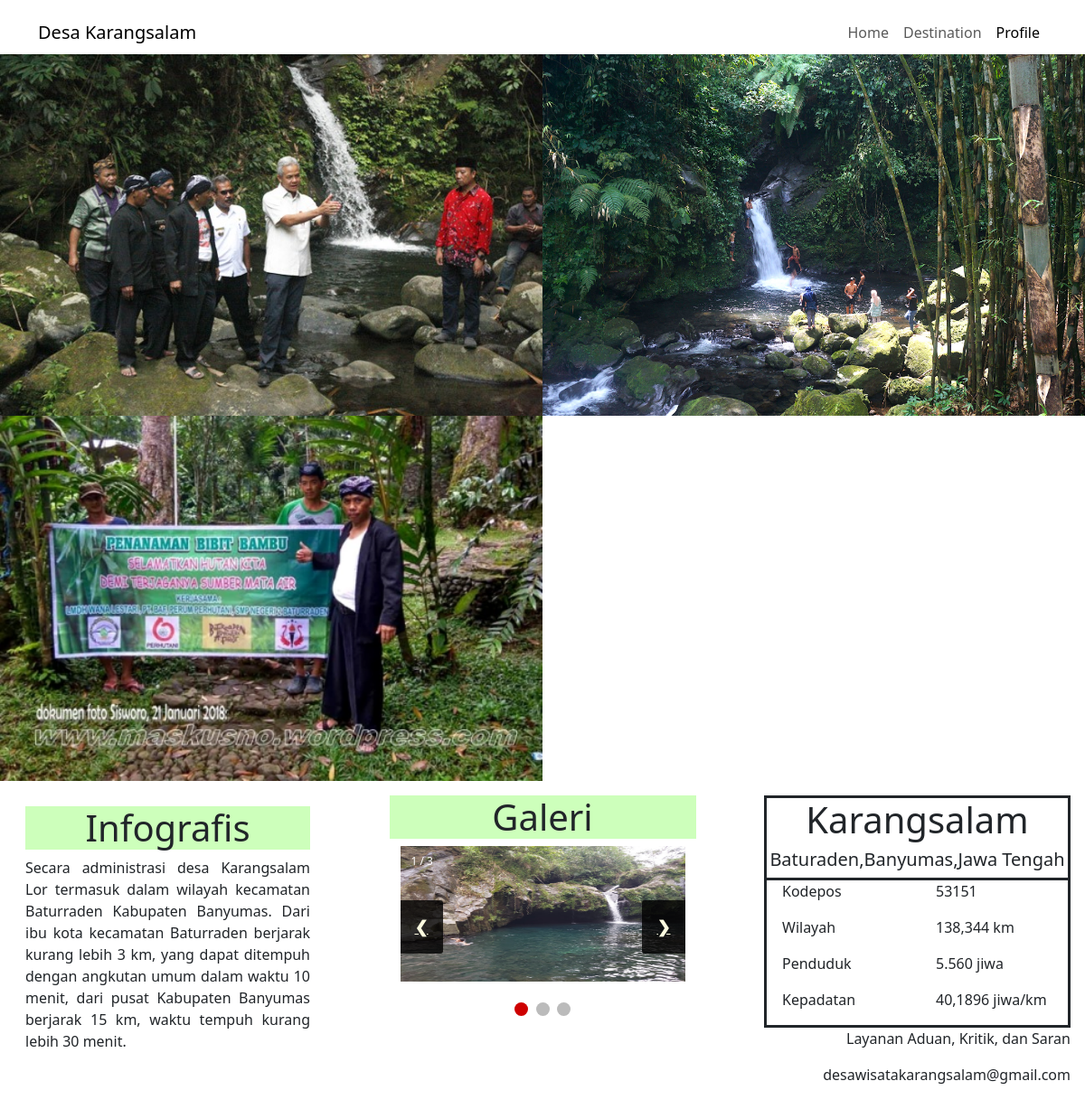
/profile/, run on the app's committed database.
### website_kebumen/models.py (models this page shows)
class Profile(models.Model):
    textInfografis = models.TextField()
    kodePos = models.CharField(max_length=20)
    Wilayah = models.CharField(max_length=20)
    Penduduk = models.CharField(max_length=20)
    Kepadatan = models.CharField(max_length=20)

### website_kebumen/views.py (the view, shortened to what this page needs)
# urls.py: path('profile/', views.profile, name='profile'),
def profile(request):
    profile = Profile.objects.all()
    print(profile)
    return render(request, 'profile.html', {'profile': profile})

### website_kebumen/templates/profile.html (shortened to what this page needs)
<!DOCTYPE html>
<html lang="en">
<head>
        <link href="https://cdn.jsdelivr.net/npm/bootstrap@5.3.0-alpha1/dist/css/bootstrap.min.css" rel="stylesheet">
        <link rel="stylesheet" href="../static/style.css">
    <nav class="navbar navbar-expand-lg bg-body-dark py-3 fixed-top " id="navbar-main">
        <div class="container">
          <a class="navbar-brand" href="{% url 'home' %}">Desa Karangsalam</a>
          <div class="collapse navbar-collapse" id="navMenu">
            <ul class="navbar-nav ms-auto">
              <li class="nav-item">
                <a class="nav-link" href="{% url 'home' %}">Home</a>
              </li>
              <li class="nav-item">
                <a class="nav-link"  href="{% url 'destination' %}">Destination</a>
              </li>
              <li class="nav-item">
                <a class="nav-link active" aria-current="page" href="{% url 'profile' %}">Profile</a>
              </li>
            </ul>
          </div>
        </div>
      </nav>
</head>
<body>
  <div class="profile-image">
          <img src="../static/images/ganjarpdip.jpg" alt="img-profile" width = "492px" height =  "228px">
          <img src="../static/images/lompat-dicurug.jpg" alt="img-profile" width = "492px" height =  "228px">
          <img src="../static/images/orang-jempol.webp" alt="img-profile" width = "492px" height =  "228px">
  </div>
  <div>
      <div class="container-main">
        <div class="container-content">
          <div class="container-infografis">
            <h1 id="block-infografis">Infografis</h1>
            {% for profile in profile %}
            <p id="text-content">{{ profile.textInfografis }}</p>
            {% endfor %}
          </div>
        </div>
        <div class="container-content">
          <div class="container-galeri">
            <h1 id="block-galeri">Galeri</h1>
            <div class="container">
              <div class="content-slide">
                  <div class="imgslide">
                      <div class="numberslide">1 / 3</div>
                      <img src="../static/images/airterjun.jpg" alt="">
                  </div>
                  <a class="prev" onClick="nextslide(-1)">&#10094;</a>
                  <a class="next" onClick="nextslide(1)">&#10095;</a>
              </div>
              <div class="page">
                  <span class="dot" onClick="dotslide(1)"></span>
                  <span class="dot" onClick="dotslide(2)"></span>
                  <span class="dot" onClick="dotslide(3)"></span>
              </div>
          </div>
          </div>
        </div>
        <div class="container-content">
          <div class="container-keterangan">
            <div class="judul-keterangan">
              <h1 id="block-keterangan">Karangsalam</h1>
            <h5>Baturaden,Banyumas,Jawa Tengah</h5>
            </div>
            <div class="isi-keterangan">
              <div class="row">
                <div class="col" id="col-left">
                  <p>Kodepos</p>
                  <p>Wilayah</p>
                  <p>Penduduk</p>
                  <p>Kepadatan</p>
                </div>
                <div class="col">
                  {% for profile in profile %}
                  <p>{{ profile.kodePos }}</p>
                  <p>{{ profile.Wilayah }}</p>
                  <p>{{ profile.Penduduk }}</p>
                  <p>{{ profile.Kepadatan }}</p>
                  {% endfor %}
                </div>
              </div>
            </div>
          </div>
          <div class="layanan">
            <p>Layanan Aduan, Kritik, dan Saran</p>
            <a href="mailto:desawisatakarangsalam@gmail.com" class="custom-link">desawisatakarangsalam@gmail.com</a>
          </div>
        </div>
      </div>
    </div>
</body>
</html>

### website_kebumen/static/style.css (style rules this page uses)
body { display: flex; flex-direction: column; min-height: 100vh; }
.col { flex: 1; }
:root { --font: 'Poppins', sans-serif; --color: #9176FF; --bg-color: #f4f4f4; --bg-color-text : #000000; }
.container { overflow-x: hidden; }
.profile-image { width: 100%; height: auto; margin-top: 5%; display: flex; justify-content: space-between; flex-wrap: wrap; }
.profile-image img { width: 100%; height: auto; object-fit: cover; max-width: 100%; max-height: 100%; }
@media screen and (max-width: 1920px) { .profile-image img { max-width: 33.33%; } }
@media screen and (max-width: 1280px) { .profile-image img { max-width: 50%; } }

### website_kebumen/templates/profile.html (style rules this page uses)
.container-main { width: 100%; height: auto; margin-top: 0%; display:flex; justify-content: space-between; }
.container-infografis { padding: 12px; width: 339px; }
.container-galeri { width: 339px; }
#text-content { text-align: justify; }
.container-keterangan { border: 3px solid; width: 339px; }
#block-infografis { background-color: #CDFFBB; border: 10px; }
.container-main { display: flex; flex-wrap: wrap; justify-content: space-between; padding: 16px; }
.judul-keterangan { align-items: center; text-align: center; border-bottom: 3px solid; }
.isi-keterangan .row { margin-left: 5px; }
.content-slide { max-width: 1000px; position: relative; margin: auto; }
.imgslide { display: none; }
img { vertical-align: middle; width: 315px; height: 150px; }
#block-galeri { background-color: #CDFFBB; text-align: center; width: auto; }
#block-infografis { text-align: center; }
.prev, .next { cursor: pointer; position: absolute; top: 40%; width: auto; padding: 16px; color: rgb(255, 254, 224); font-weight: bold; font-size: 18px; transition: 0.6s ; border-radius: 0 3px 3px 0; user-select: none; background-color: rgba(0, 0, 0, 0.8); }
.next { right: 0; border-radius: 3px 0 0 3px; }
.content-slide .numberslide { color: #ffffff; font-size: 12px; padding: 8px 12px; position: absolute; top: 0; }
.container .page { text-align: center; padding-top: 20px; }
.page .dot { cursor: pointer; height: 15px; width: 15px; margin: 0 2px; background-color: #bbb; display: inline-block; transition: background-color 0.6s ease; border-radius: 50%; }
.page .active, .page .dot:hover { background-color: #ce0000; }
a.custom-link { color: inherit; text-decoration: none; }
.layanan { display: block; text-align: right; align-items: flex-end; }

### data on the page
Profile: textInfografis "Secara administrasi desa Karangsalam Lor termasuk dalam wilayah kecamatan Baturraden Kabupaten Banyumas. Dari ibu kota kecamatan Baturraden berjarak kurang lebih 3 km, yang dapat ditempuh dengan angkutan umum dalam waktu 10 menit, dari pusat Kabupaten Banyumas berjarak 15 km, waktu tempuh kurang lebih 30 menit.", kodePos "53151", Wilayah "138,344 km", Penduduk "5.560 jiwa", Kepadatan "40,1896 jiwa/km"
